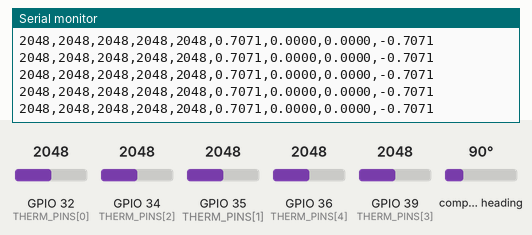
A sketch run on a simulated ESP32. Shown: the last lines printed to the serial monitor. Inputs (shaded band) come from the test bench; at power-on: compass heading 90°, GPIO 32 (THERM_PINS[0]) = 2048, GPIO 34 (THERM_PINS[2]) = 2048, GPIO 35 (THERM_PINS[1]) = 2048, GPIO 36 (THERM_PINS[4]) = 2048, GPIO 39 (THERM_PINS[3]) = 2048.

Above: at 1.3 s.
1.4 s: compass heading set to 7°
At 2.3 s:
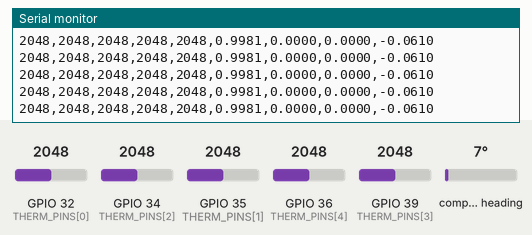
2.9 s: GPIO 32 (THERM_PINS[0]) set to 2866
At 3.7 s:
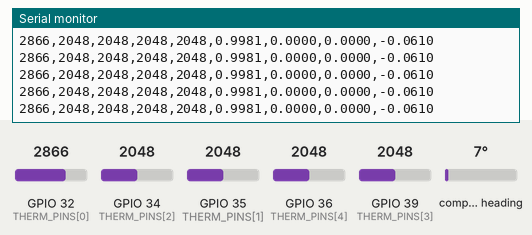
4.4 s: GPIO 34 (THERM_PINS[2]) set to 2866
At 5.0 s:
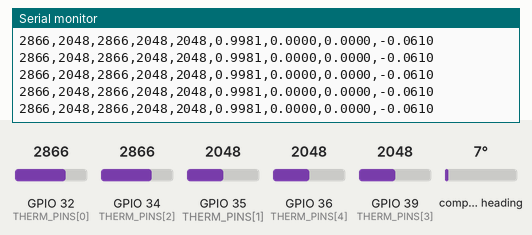
5.9 s: compass heading set to 269°
At 6.6 s:
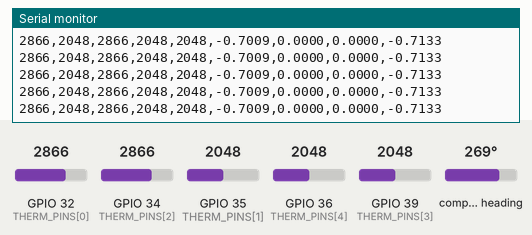
8.9 s: GPIO 35 (THERM_PINS[1]) set to 2866
At 9.8 s:
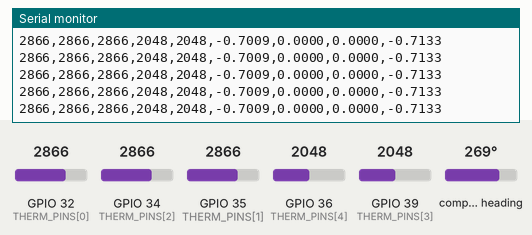
10.4 s: GPIO 36 (THERM_PINS[4]) set to 2866
At 11.4 s:
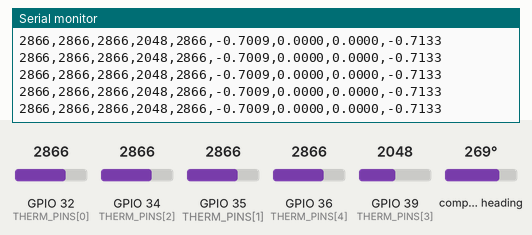
Timing chart, 0 to 12.9 s (numbered marks = the images above; inputs shaded):
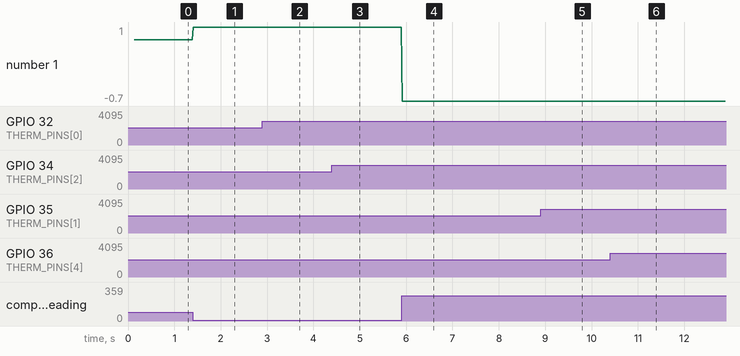

The sketch:

esp32_thermistor_sketch.ino
```cpp
/*
 * ESP32 Thermistor Glove — Dual Mode (USB Serial + WiFi TCP) + IMU
 *
 * Sends 5-finger thermistor data + BNO055 quaternion at 50 Hz in CSV format:
 *   "thumb,index,middle,ring,pinky,qw,qx,qy,qz\n"
 *
 * Outputs on:
 *   1. USB Serial → desktop app via cable (115200 baud)
 *   2. WiFi TCP   → desktop/mobile app wirelessly (ESP32 is the Access Point)
 *
 * WiFi connection:
 *   SSID     : GloveASL-WiFi
 *   Password : glove1234
 *   ESP32 IP : 192.168.4.1  (default softAP address)
 *   TCP port : 3333
 *   → Connect device to "GloveASL-WiFi", then connect to 192.168.4.1:3333
 *
 * Hardware : ESP32 + 5 thermistors on ADC pins 32, 35, 34, 39, 36
 *            (thumb, index, middle, ring, pinky)
 *            BNO055 IMU: SDA=21, SCL=22, RST=23, ADDR=0x29
 *
 * If BNO055 is not present the sketch falls back to identity quaternion (1,0,0,0)
 * so it still works with the old 9-value parser.
 */

#include <Wire.h>
#include <Adafruit_Sensor.h>
#include <Adafruit_BNO055.h>
#include <utility/imumaths.h>
#include <WiFi.h>

// ── WiFi Access Point config ──────────────────────────────────────────────────
#define WIFI_SSID  "GloveASL-WiFi"
#define WIFI_PASS  "glove1234"   // min 8 chars for WPA2
#define TCP_PORT   3333

// ── IMU pins & address ────────────────────────────────────────────────────────
#define I2C_SDA  21
#define I2C_SCL  22
#define BNO_RST  23
#define BNO_ADDR 0x29

// ── Sensor pins (thumb→pinky) ─────────────────────────────────────────────────
#define NUM_FINGERS 5
const int THERM_PINS[NUM_FINGERS] = {32, 35, 34, 39, 36};

// ── IMU ───────────────────────────────────────────────────────────────────────
Adafruit_BNO055 bno = Adafruit_BNO055(55, BNO_ADDR, &Wire);
bool imuReady = false;

// ── WiFi TCP server ───────────────────────────────────────────────────────────
WiFiServer tcpServer(TCP_PORT);
WiFiClient tcpClient;  // one connected client at a time

// ── setup ─────────────────────────────────────────────────────────────────────
void setup() {
  Serial.begin(115200);
  while (!Serial) delay(10);

  // ── Configure ADC pins ────────────────────────────────────────────────────
  for (int i = 0; i < NUM_FINGERS; i++) {
    pinMode(THERM_PINS[i], INPUT);
  }

  // ── BNO055 Initialisation ─────────────────────────────────────────────────
  pinMode(BNO_RST, OUTPUT);
  digitalWrite(BNO_RST, LOW);  delay(20);
  digitalWrite(BNO_RST, HIGH); delay(100);

  Wire.begin(I2C_SDA, I2C_SCL);
  Wire.setClock(100000);
  Wire.setTimeOut(100);  // critical fix for ESP32 I2C clock stretching

  if (bno.begin()) {
    bno.setExtCrystalUse(true);
    imuReady = true;
    Serial.println("[IMU] BNO055 initialised — quaternion output enabled");
  } else {
    Serial.println("[IMU] BNO055 NOT FOUND — sending identity quaternion");
  }

  // ── WiFi Access Point ─────────────────────────────────────────────────────
  WiFi.mode(WIFI_AP);
  WiFi.softAP(WIFI_SSID, WIFI_PASS);
  IPAddress apIP = WiFi.softAPIP();
  Serial.print("[WiFi] AP started  SSID: "); Serial.println(WIFI_SSID);
  Serial.print("[WiFi] IP address : ");       Serial.println(apIP);
  Serial.print("[WiFi] TCP port   : ");       Serial.println(TCP_PORT);

  tcpServer.begin();
  Serial.println("[READY] Dual-mode: Serial + WiFi TCP (192.168.4.1:3333)");
}

// ── loop ──────────────────────────────────────────────────────────────────────
void loop() {
  // ── Accept new TCP client if none is connected ───────────────────────────
  if (!tcpClient || !tcpClient.connected()) {
    WiFiClient newClient = tcpServer.available();
    if (newClient) {
      tcpClient = newClient;
      Serial.print("[WiFi] Client connected from ");
      Serial.println(tcpClient.remoteIP());
    }
  }

  // ── Read all 5 thermistors ────────────────────────────────────────────────
  int v[NUM_FINGERS];
  for (int i = 0; i < NUM_FINGERS; i++) {
    v[i] = analogRead(THERM_PINS[i]);
  }

  // ── Read IMU quaternion ───────────────────────────────────────────────────
  float qw = 1.0f, qx = 0.0f, qy = 0.0f, qz = 0.0f;
  if (imuReady) {
    imu::Quaternion quat = bno.getQuat();
    qw = (float)quat.w();
    qx = (float)quat.x();
    qy = (float)quat.y();
    qz = (float)quat.z();
  }

  // ── Build CSV: "thumb,index,middle,ring,pinky,qw,qx,qy,qz\n" ─────────────
  char csv[64];
  snprintf(csv, sizeof(csv), "%d,%d,%d,%d,%d,%.4f,%.4f,%.4f,%.4f\n",
           v[0], v[1], v[2], v[3], v[4], qw, qx, qy, qz);

  // ── Output 1: USB Serial ─────────────────────────────────────────────────
  Serial.print(csv);

  // ── Output 2: WiFi TCP ───────────────────────────────────────────────────
  if (tcpClient && tcpClient.connected()) {
    tcpClient.print(csv);
  }

  delay(20);  // 50 Hz
}
```

Measured:
- after the input at 1.4 s, the serial monitor: prints a new line at once (image 1)
- after the input at 2.9 s, the serial monitor: prints a new line at once (image 2)
- after the input at 4.4 s, the serial monitor: prints a new line at once (image 3)
- after the input at 5.9 s, the serial monitor: prints a new line at once (image 4)
- after the input at 8.9 s, the serial monitor: prints a new line at once (image 5)
- after the input at 10.4 s, the serial monitor: prints a new line at once (image 6)
- plotted number 1: 0.71 → 1 after the input at 1.4 s, 1 → -0.7 after the input at 5.9 s
